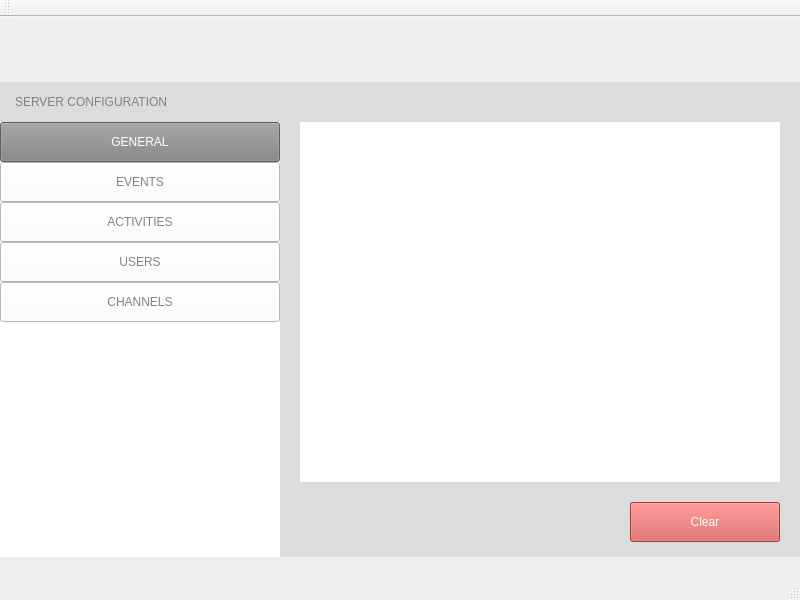
<?xml version="1.0" encoding="UTF-8"?>
<ui version="4.0">
 <class>MainWindow</class>
 <widget class="QMainWindow" name="MainWindow">
  <property name="geometry">
   <rect>
    <x>0</x>
    <y>0</y>
    <width>800</width>
    <height>600</height>
   </rect>
  </property>
  <property name="windowTitle">
   <string>Server configuration</string>
  </property>
  <widget class="QWidget" name="centralWidget">
   <widget class="QWidget" name="widget" native="true">
    <property name="geometry">
     <rect>
      <x>0</x>
      <y>0</y>
      <width>800</width>
      <height>65</height>
     </rect>
    </property>
    <property name="styleSheet">
     <string notr="true">background-image: url(:/res/header-long.jpg);</string>
    </property>
   </widget>
   <widget class="QWidget" name="widget_2" native="true">
    <property name="geometry">
     <rect>
      <x>0</x>
      <y>65</y>
      <width>800</width>
      <height>40</height>
     </rect>
    </property>
    <property name="styleSheet">
     <string notr="true">background-color: rgb(221, 220, 220);</string>
    </property>
    <widget class="QLabel" name="label">
     <property name="geometry">
      <rect>
       <x>15</x>
       <y>10</y>
       <width>250</width>
       <height>20</height>
      </rect>
     </property>
     <property name="styleSheet">
      <string notr="true">color: rgb(130, 131, 131);
font: 75 13pt &quot;Cantarell&quot;;</string>
     </property>
     <property name="text">
      <string>SERVER CONFIGURATION</string>
     </property>
    </widget>
   </widget>
   <widget class="QWidget" name="generalWidget" native="true">
    <property name="geometry">
     <rect>
      <x>280</x>
      <y>105</y>
      <width>520</width>
      <height>435</height>
     </rect>
    </property>
    <property name="styleSheet">
     <string notr="true">background-color: rgb(221, 220, 220);</string>
    </property>
    <widget class="QWidget" name="widget_5" native="true">
     <property name="geometry">
      <rect>
       <x>20</x>
       <y>0</y>
       <width>480</width>
       <height>40</height>
      </rect>
     </property>
     <property name="styleSheet">
      <string notr="true">background-color: rgb(255, 255, 255);</string>
     </property>
     <widget class="QWidget" name="widget_6" native="true">
      <property name="geometry">
       <rect>
        <x>0</x>
        <y>0</y>
        <width>180</width>
        <height>40</height>
       </rect>
      </property>
      <property name="styleSheet">
       <string notr="true">background-color: rgb(130, 131, 131);</string>
      </property>
      <widget class="QLabel" name="label_2">
       <property name="geometry">
        <rect>
         <x>10</x>
         <y>10</y>
         <width>160</width>
         <height>20</height>
        </rect>
       </property>
       <property name="styleSheet">
        <string notr="true">color: rgb(255, 255, 255);
font: 13pt &quot;Cantarell&quot;;</string>
       </property>
       <property name="text">
        <string>SERVER NAME</string>
       </property>
      </widget>
     </widget>
     <widget class="QLineEdit" name="lineEdit">
      <property name="geometry">
       <rect>
        <x>190</x>
        <y>0</y>
        <width>280</width>
        <height>30</height>
       </rect>
      </property>
      <property name="frame">
       <bool>false</bool>
      </property>
      <property name="alignment">
       <set>Qt::AlignRight|Qt::AlignTrailing|Qt::AlignVCenter</set>
      </property>
     </widget>
     <widget class="Line" name="line">
      <property name="geometry">
       <rect>
        <x>190</x>
        <y>32</y>
        <width>280</width>
        <height>2</height>
       </rect>
      </property>
      <property name="styleSheet">
       <string notr="true">background-color: rgb(130, 131, 131);</string>
      </property>
      <property name="frameShadow">
       <enum>QFrame::Plain</enum>
      </property>
      <property name="orientation">
       <enum>Qt::Horizontal</enum>
      </property>
     </widget>
    </widget>
    <widget class="QWidget" name="widget_7" native="true">
     <property name="geometry">
      <rect>
       <x>20</x>
       <y>40</y>
       <width>480</width>
       <height>40</height>
      </rect>
     </property>
     <property name="styleSheet">
      <string notr="true">background-color: rgb(255, 255, 255);</string>
     </property>
     <widget class="QWidget" name="widget_9" native="true">
      <property name="geometry">
       <rect>
        <x>0</x>
        <y>0</y>
        <width>180</width>
        <height>40</height>
       </rect>
      </property>
      <property name="styleSheet">
       <string notr="true">background-color: rgb(130, 131, 131);</string>
      </property>
      <widget class="QLabel" name="label_4">
       <property name="geometry">
        <rect>
         <x>10</x>
         <y>10</y>
         <width>160</width>
         <height>20</height>
        </rect>
       </property>
       <property name="styleSheet">
        <string notr="true">color: rgb(255, 255, 255);
font: 13pt &quot;Cantarell&quot;;</string>
       </property>
       <property name="text">
        <string>IP</string>
       </property>
      </widget>
     </widget>
     <widget class="QLineEdit" name="lineEdit_3">
      <property name="geometry">
       <rect>
        <x>190</x>
        <y>0</y>
        <width>280</width>
        <height>30</height>
       </rect>
      </property>
      <property name="frame">
       <bool>false</bool>
      </property>
      <property name="alignment">
       <set>Qt::AlignRight|Qt::AlignTrailing|Qt::AlignVCenter</set>
      </property>
     </widget>
     <widget class="Line" name="line_3">
      <property name="geometry">
       <rect>
        <x>190</x>
        <y>32</y>
        <width>280</width>
        <height>2</height>
       </rect>
      </property>
      <property name="styleSheet">
       <string notr="true">background-color: rgb(130, 131, 131);</string>
      </property>
      <property name="frameShadow">
       <enum>QFrame::Plain</enum>
      </property>
      <property name="orientation">
       <enum>Qt::Horizontal</enum>
      </property>
     </widget>
    </widget>
    <widget class="QWidget" name="widget_10" native="true">
     <property name="geometry">
      <rect>
       <x>20</x>
       <y>80</y>
       <width>480</width>
       <height>40</height>
      </rect>
     </property>
     <property name="styleSheet">
      <string notr="true">background-color: rgb(255, 255, 255);</string>
     </property>
     <widget class="QWidget" name="widget_11" native="true">
      <property name="geometry">
       <rect>
        <x>0</x>
        <y>0</y>
        <width>180</width>
        <height>40</height>
       </rect>
      </property>
      <property name="styleSheet">
       <string notr="true">background-color: rgb(130, 131, 131);</string>
      </property>
      <widget class="QLabel" name="label_5">
       <property name="geometry">
        <rect>
         <x>10</x>
         <y>10</y>
         <width>160</width>
         <height>20</height>
        </rect>
       </property>
       <property name="styleSheet">
        <string notr="true">color: rgb(255, 255, 255);
font: 13pt &quot;Cantarell&quot;;</string>
       </property>
       <property name="text">
        <string>PORT</string>
       </property>
      </widget>
     </widget>
     <widget class="QLineEdit" name="lineEdit_4">
      <property name="geometry">
       <rect>
        <x>190</x>
        <y>0</y>
        <width>280</width>
        <height>30</height>
       </rect>
      </property>
      <property name="frame">
       <bool>false</bool>
      </property>
      <property name="alignment">
       <set>Qt::AlignRight|Qt::AlignTrailing|Qt::AlignVCenter</set>
      </property>
     </widget>
     <widget class="Line" name="line_4">
      <property name="geometry">
       <rect>
        <x>190</x>
        <y>32</y>
        <width>280</width>
        <height>2</height>
       </rect>
      </property>
      <property name="styleSheet">
       <string notr="true">background-color: rgb(130, 131, 131);</string>
      </property>
      <property name="frameShadow">
       <enum>QFrame::Plain</enum>
      </property>
      <property name="orientation">
       <enum>Qt::Horizontal</enum>
      </property>
     </widget>
    </widget>
    <widget class="QWidget" name="widget_12" native="true">
     <property name="geometry">
      <rect>
       <x>20</x>
       <y>120</y>
       <width>480</width>
       <height>40</height>
      </rect>
     </property>
     <property name="styleSheet">
      <string notr="true">background-color: rgb(255, 255, 255);</string>
     </property>
     <widget class="QWidget" name="widget_13" native="true">
      <property name="geometry">
       <rect>
        <x>0</x>
        <y>0</y>
        <width>180</width>
        <height>40</height>
       </rect>
      </property>
      <property name="styleSheet">
       <string notr="true">background-color: rgb(130, 131, 131);</string>
      </property>
      <widget class="QLabel" name="label_6">
       <property name="geometry">
        <rect>
         <x>10</x>
         <y>10</y>
         <width>160</width>
         <height>20</height>
        </rect>
       </property>
       <property name="styleSheet">
        <string notr="true">color: rgb(255, 255, 255);
font: 13pt &quot;Cantarell&quot;;</string>
       </property>
       <property name="text">
        <string>USERS LIMIT</string>
       </property>
      </widget>
     </widget>
     <widget class="QLineEdit" name="lineEdit_5">
      <property name="geometry">
       <rect>
        <x>190</x>
        <y>0</y>
        <width>280</width>
        <height>30</height>
       </rect>
      </property>
      <property name="frame">
       <bool>false</bool>
      </property>
      <property name="alignment">
       <set>Qt::AlignRight|Qt::AlignTrailing|Qt::AlignVCenter</set>
      </property>
     </widget>
     <widget class="Line" name="line_5">
      <property name="geometry">
       <rect>
        <x>190</x>
        <y>32</y>
        <width>280</width>
        <height>2</height>
       </rect>
      </property>
      <property name="styleSheet">
       <string notr="true">background-color: rgb(130, 131, 131);</string>
      </property>
      <property name="frameShadow">
       <enum>QFrame::Plain</enum>
      </property>
      <property name="orientation">
       <enum>Qt::Horizontal</enum>
      </property>
     </widget>
    </widget>
    <widget class="QPushButton" name="serverRunBtn">
     <property name="geometry">
      <rect>
       <x>20</x>
       <y>350</y>
       <width>480</width>
       <height>40</height>
      </rect>
     </property>
     <property name="styleSheet">
      <string notr="true">color: rgb(82, 83, 83);</string>
     </property>
     <property name="text">
      <string>SERVER RUNNING</string>
     </property>
     <property name="icon">
      <iconset resource="resources.qrc">
       <normaloff>:/res/switch-on.png</normaloff>:/res/switch-on.png</iconset>
     </property>
     <property name="iconSize">
      <size>
       <width>30</width>
       <height>30</height>
      </size>
     </property>
     <property name="flat">
      <bool>true</bool>
     </property>
    </widget>
    <widget class="QWidget" name="widget_14" native="true">
     <property name="geometry">
      <rect>
       <x>20</x>
       <y>160</y>
       <width>480</width>
       <height>40</height>
      </rect>
     </property>
     <property name="styleSheet">
      <string notr="true">background-color: rgb(255, 255, 255);</string>
     </property>
     <widget class="QWidget" name="widget_15" native="true">
      <property name="geometry">
       <rect>
        <x>0</x>
        <y>0</y>
        <width>180</width>
        <height>40</height>
       </rect>
      </property>
      <property name="styleSheet">
       <string notr="true">background-color: rgb(130, 131, 131);</string>
      </property>
      <widget class="QLabel" name="label_7">
       <property name="geometry">
        <rect>
         <x>10</x>
         <y>10</y>
         <width>160</width>
         <height>20</height>
        </rect>
       </property>
       <property name="styleSheet">
        <string notr="true">color: rgb(255, 255, 255);
font: 13pt &quot;Cantarell&quot;;</string>
       </property>
       <property name="text">
        <string>PASSWORD</string>
       </property>
      </widget>
     </widget>
     <widget class="QLineEdit" name="lineEdit_6">
      <property name="geometry">
       <rect>
        <x>190</x>
        <y>0</y>
        <width>280</width>
        <height>30</height>
       </rect>
      </property>
      <property name="frame">
       <bool>false</bool>
      </property>
      <property name="alignment">
       <set>Qt::AlignRight|Qt::AlignTrailing|Qt::AlignVCenter</set>
      </property>
     </widget>
     <widget class="Line" name="line_6">
      <property name="geometry">
       <rect>
        <x>190</x>
        <y>32</y>
        <width>280</width>
        <height>2</height>
       </rect>
      </property>
      <property name="styleSheet">
       <string notr="true">background-color: rgb(130, 131, 131);</string>
      </property>
      <property name="frameShadow">
       <enum>QFrame::Plain</enum>
      </property>
      <property name="orientation">
       <enum>Qt::Horizontal</enum>
      </property>
     </widget>
    </widget>
   </widget>
   <widget class="QWidget" name="widget_4" native="true">
    <property name="geometry">
     <rect>
      <x>0</x>
      <y>105</y>
      <width>280</width>
      <height>435</height>
     </rect>
    </property>
    <property name="styleSheet">
     <string notr="true">background-color: rgb(255, 255, 255);</string>
    </property>
    <widget class="QPushButton" name="showGeneralConfigBtn">
     <property name="geometry">
      <rect>
       <x>0</x>
       <y>0</y>
       <width>280</width>
       <height>40</height>
      </rect>
     </property>
     <property name="styleSheet">
      <string notr="true">background-color: rgb(130, 131, 131);
color: rgb(255, 255, 255);
font: 12pt &quot;Cantarell&quot;;</string>
     </property>
     <property name="text">
      <string>GENERAL</string>
     </property>
     <property name="icon">
      <iconset resource="resources.qrc">
       <normaloff>:/res/server-icon-01.png</normaloff>:/res/server-icon-01.png</iconset>
     </property>
     <property name="iconSize">
      <size>
       <width>18</width>
       <height>18</height>
      </size>
     </property>
    </widget>
    <widget class="QPushButton" name="showEventsConfigBtn">
     <property name="geometry">
      <rect>
       <x>0</x>
       <y>40</y>
       <width>280</width>
       <height>40</height>
      </rect>
     </property>
     <property name="styleSheet">
      <string notr="true">color: rgb(130, 131, 131);
font: 12pt &quot;Cantarell&quot;;</string>
     </property>
     <property name="text">
      <string>EVENTS</string>
     </property>
     <property name="icon">
      <iconset resource="resources.qrc">
       <normaloff>:/res/server-icon-03.png</normaloff>:/res/server-icon-03.png</iconset>
     </property>
     <property name="iconSize">
      <size>
       <width>18</width>
       <height>18</height>
      </size>
     </property>
    </widget>
    <widget class="QPushButton" name="showActivitiesConfigBtn">
     <property name="geometry">
      <rect>
       <x>0</x>
       <y>80</y>
       <width>280</width>
       <height>40</height>
      </rect>
     </property>
     <property name="styleSheet">
      <string notr="true">color: rgb(130, 131, 131);
font: 12pt &quot;Cantarell&quot;;</string>
     </property>
     <property name="text">
      <string>ACTIVITIES</string>
     </property>
     <property name="icon">
      <iconset resource="resources.qrc">
       <normaloff>:/res/server-icon-06.png</normaloff>:/res/server-icon-06.png</iconset>
     </property>
     <property name="iconSize">
      <size>
       <width>18</width>
       <height>18</height>
      </size>
     </property>
    </widget>
    <widget class="QPushButton" name="showUsersConfigBtn">
     <property name="geometry">
      <rect>
       <x>0</x>
       <y>120</y>
       <width>280</width>
       <height>40</height>
      </rect>
     </property>
     <property name="styleSheet">
      <string notr="true">color: rgb(130, 131, 131);
font: 12pt &quot;Cantarell&quot;;</string>
     </property>
     <property name="text">
      <string>USERS</string>
     </property>
     <property name="icon">
      <iconset resource="resources.qrc">
       <normaloff>:/res/server-icon-08.png</normaloff>:/res/server-icon-08.png</iconset>
     </property>
     <property name="iconSize">
      <size>
       <width>18</width>
       <height>18</height>
      </size>
     </property>
    </widget>
    <widget class="QPushButton" name="showChannelsConfigBtn">
     <property name="geometry">
      <rect>
       <x>0</x>
       <y>160</y>
       <width>280</width>
       <height>40</height>
      </rect>
     </property>
     <property name="styleSheet">
      <string notr="true">color: rgb(130, 131, 131);
font: 12pt &quot;Cantarell&quot;;</string>
     </property>
     <property name="text">
      <string>CHANNELS</string>
     </property>
     <property name="icon">
      <iconset resource="resources.qrc">
       <normaloff>:/res/server-icon-10.png</normaloff>:/res/server-icon-10.png</iconset>
     </property>
     <property name="iconSize">
      <size>
       <width>18</width>
       <height>18</height>
      </size>
     </property>
    </widget>
   </widget>
   <widget class="QWidget" name="usersWidget" native="true">
    <property name="geometry">
     <rect>
      <x>280</x>
      <y>105</y>
      <width>520</width>
      <height>435</height>
     </rect>
    </property>
    <property name="styleSheet">
     <string notr="true">background-color: rgb(221, 220, 220);</string>
    </property>
    <widget class="QListView" name="usersList">
     <property name="geometry">
      <rect>
       <x>20</x>
       <y>0</y>
       <width>480</width>
       <height>360</height>
      </rect>
     </property>
     <property name="styleSheet">
      <string notr="true">background-color: rgb(255, 255, 255);</string>
     </property>
     <property name="frameShape">
      <enum>QFrame::NoFrame</enum>
     </property>
     <property name="frameShadow">
      <enum>QFrame::Plain</enum>
     </property>
    </widget>
    <widget class="QPushButton" name="pushButton_6">
     <property name="geometry">
      <rect>
       <x>20</x>
       <y>380</y>
       <width>150</width>
       <height>40</height>
      </rect>
     </property>
     <property name="styleSheet">
      <string notr="true">background-color: rgb(130, 131, 131);
color: rgb(255, 255, 255);</string>
     </property>
     <property name="text">
      <string>Kick</string>
     </property>
    </widget>
    <widget class="QPushButton" name="pushButton_7">
     <property name="geometry">
      <rect>
       <x>185</x>
       <y>380</y>
       <width>150</width>
       <height>40</height>
      </rect>
     </property>
     <property name="styleSheet">
      <string notr="true">background-color: rgb(130, 131, 131);
color: rgb(255, 255, 255);</string>
     </property>
     <property name="text">
      <string>Block</string>
     </property>
    </widget>
    <widget class="QPushButton" name="pushButton_8">
     <property name="geometry">
      <rect>
       <x>350</x>
       <y>380</y>
       <width>150</width>
       <height>40</height>
      </rect>
     </property>
     <property name="styleSheet">
      <string notr="true">background-color: rgb(130, 131, 131);
color: rgb(255, 255, 255);</string>
     </property>
     <property name="text">
      <string>Channel</string>
     </property>
    </widget>
   </widget>
   <widget class="QWidget" name="channelsWidget" native="true">
    <property name="geometry">
     <rect>
      <x>280</x>
      <y>105</y>
      <width>520</width>
      <height>435</height>
     </rect>
    </property>
    <property name="styleSheet">
     <string notr="true">background-color: rgb(221, 220, 220);</string>
    </property>
    <widget class="QListView" name="channelsList">
     <property name="geometry">
      <rect>
       <x>20</x>
       <y>0</y>
       <width>480</width>
       <height>360</height>
      </rect>
     </property>
     <property name="styleSheet">
      <string notr="true">background-color: rgb(255, 255, 255);</string>
     </property>
     <property name="frameShape">
      <enum>QFrame::NoFrame</enum>
     </property>
     <property name="frameShadow">
      <enum>QFrame::Plain</enum>
     </property>
    </widget>
    <widget class="QPushButton" name="pushButton_9">
     <property name="geometry">
      <rect>
       <x>20</x>
       <y>380</y>
       <width>150</width>
       <height>40</height>
      </rect>
     </property>
     <property name="styleSheet">
      <string notr="true">background-color: rgb(0, 157, 135);
color: rgb(255, 255, 255);</string>
     </property>
     <property name="text">
      <string>Add</string>
     </property>
     <property name="icon">
      <iconset resource="resources.qrc">
       <normaloff>:/res/icon-03.png</normaloff>:/res/icon-03.png</iconset>
     </property>
     <property name="iconSize">
      <size>
       <width>18</width>
       <height>18</height>
      </size>
     </property>
    </widget>
    <widget class="QPushButton" name="pushButton_10">
     <property name="geometry">
      <rect>
       <x>185</x>
       <y>380</y>
       <width>150</width>
       <height>40</height>
      </rect>
     </property>
     <property name="styleSheet">
      <string notr="true">background-color: rgb(130, 131, 131);
color: rgb(255, 255, 255);</string>
     </property>
     <property name="text">
      <string>Edit</string>
     </property>
     <property name="icon">
      <iconset resource="resources.qrc">
       <normaloff>:/res/icon-01.png</normaloff>:/res/icon-01.png</iconset>
     </property>
     <property name="iconSize">
      <size>
       <width>18</width>
       <height>18</height>
      </size>
     </property>
    </widget>
    <widget class="QPushButton" name="pushButton_11">
     <property name="geometry">
      <rect>
       <x>350</x>
       <y>380</y>
       <width>150</width>
       <height>40</height>
      </rect>
     </property>
     <property name="styleSheet">
      <string notr="true">background-color: rgb(214, 83, 81);
color: rgb(255, 255, 255);</string>
     </property>
     <property name="text">
      <string>Remove</string>
     </property>
     <property name="icon">
      <iconset resource="resources.qrc">
       <normaloff>:/res/icon-02.png</normaloff>:/res/icon-02.png</iconset>
     </property>
     <property name="iconSize">
      <size>
       <width>18</width>
       <height>18</height>
      </size>
     </property>
    </widget>
   </widget>
   <widget class="QWidget" name="activitiesWidget" native="true">
    <property name="geometry">
     <rect>
      <x>280</x>
      <y>105</y>
      <width>520</width>
      <height>435</height>
     </rect>
    </property>
    <property name="styleSheet">
     <string notr="true">background-color: rgb(221, 220, 220);</string>
    </property>
    <widget class="QListView" name="activitiesList">
     <property name="geometry">
      <rect>
       <x>20</x>
       <y>0</y>
       <width>480</width>
       <height>360</height>
      </rect>
     </property>
     <property name="styleSheet">
      <string notr="true">background-color: rgb(255, 255, 255);</string>
     </property>
     <property name="frameShape">
      <enum>QFrame::NoFrame</enum>
     </property>
     <property name="frameShadow">
      <enum>QFrame::Plain</enum>
     </property>
    </widget>
    <widget class="QPushButton" name="pushButton_14">
     <property name="geometry">
      <rect>
       <x>350</x>
       <y>380</y>
       <width>150</width>
       <height>40</height>
      </rect>
     </property>
     <property name="styleSheet">
      <string notr="true">background-color: rgb(214, 83, 81);
color: rgb(255, 255, 255);</string>
     </property>
     <property name="text">
      <string>Clear</string>
     </property>
     <property name="icon">
      <iconset resource="resources.qrc">
       <normaloff>:/res/icon-02.png</normaloff>:/res/icon-02.png</iconset>
     </property>
     <property name="iconSize">
      <size>
       <width>18</width>
       <height>18</height>
      </size>
     </property>
    </widget>
   </widget>
   <widget class="QWidget" name="eventsWidget" native="true">
    <property name="geometry">
     <rect>
      <x>280</x>
      <y>105</y>
      <width>520</width>
      <height>435</height>
     </rect>
    </property>
    <property name="styleSheet">
     <string notr="true">background-color: rgb(221, 220, 220);</string>
    </property>
    <widget class="QListView" name="eventsList">
     <property name="geometry">
      <rect>
       <x>20</x>
       <y>0</y>
       <width>480</width>
       <height>360</height>
      </rect>
     </property>
     <property name="styleSheet">
      <string notr="true">background-color: rgb(255, 255, 255);</string>
     </property>
     <property name="frameShape">
      <enum>QFrame::NoFrame</enum>
     </property>
     <property name="frameShadow">
      <enum>QFrame::Plain</enum>
     </property>
    </widget>
    <widget class="QPushButton" name="pushButton_15">
     <property name="geometry">
      <rect>
       <x>350</x>
       <y>380</y>
       <width>150</width>
       <height>40</height>
      </rect>
     </property>
     <property name="styleSheet">
      <string notr="true">background-color: rgb(214, 83, 81);
color: rgb(255, 255, 255);</string>
     </property>
     <property name="text">
      <string>Clear</string>
     </property>
     <property name="icon">
      <iconset resource="resources.qrc">
       <normaloff>:/res/icon-02.png</normaloff>:/res/icon-02.png</iconset>
     </property>
     <property name="iconSize">
      <size>
       <width>18</width>
       <height>18</height>
      </size>
     </property>
    </widget>
   </widget>
   <zorder>widget</zorder>
   <zorder>widget_2</zorder>
   <zorder>widget_4</zorder>
   <zorder>usersWidget</zorder>
   <zorder>generalWidget</zorder>
   <zorder>channelsWidget</zorder>
   <zorder>activitiesWidget</zorder>
   <zorder>eventsWidget</zorder>
  </widget>
  <widget class="QMenuBar" name="menuBar">
   <property name="geometry">
    <rect>
     <x>0</x>
     <y>0</y>
     <width>800</width>
     <height>26</height>
    </rect>
   </property>
  </widget>
  <widget class="QToolBar" name="mainToolBar">
   <attribute name="toolBarArea">
    <enum>TopToolBarArea</enum>
   </attribute>
   <attribute name="toolBarBreak">
    <bool>false</bool>
   </attribute>
  </widget>
  <widget class="QStatusBar" name="statusBar"/>
 </widget>
 <layoutdefault spacing="6" margin="11"/>
 <resources>
  <include location="resources.qrc"/>
 </resources>
 <connections/>
</ui>
